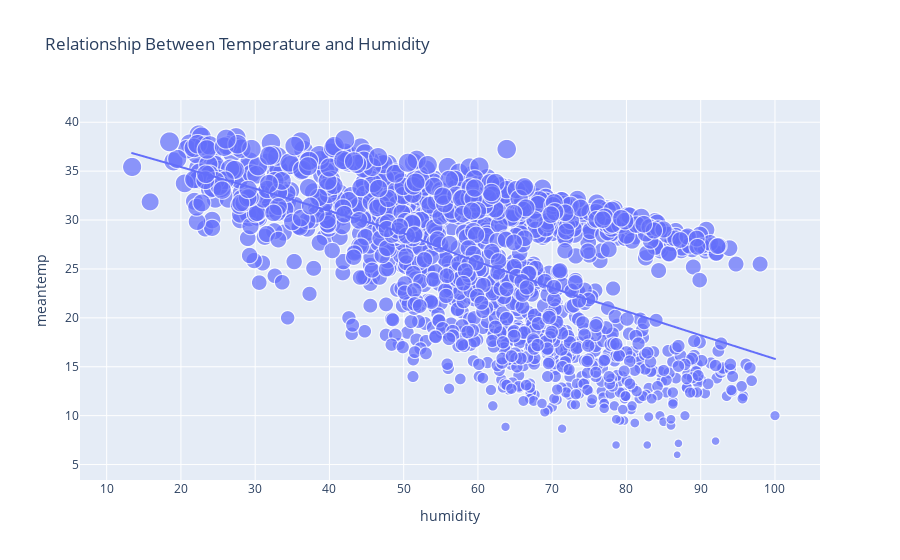

Notebook code for this chart:
### Code cell
figure = px.scatter(data_frame = data_train, x="humidity", y="meantemp", size="meantemp", trendline="lowess", title = "Relationship Between Temperature and Humidity")
figure.show()

### Figure 1 — Plotly figure (JSON) as saved in the notebook; plotly's stock layout.template omitted (floating-point values rounded to 4 significant figures; data arrays with more than 128 entries replaced by an {"elided": "..."} marker saying what was removed)
{"data": [{"hovertemplate": "humidity=%{x}<br>meantemp=%{marker.size}<extra></extra>", "legendgroup": "", "marker": {"color": "#636efa", "size": {"elided": "1462 float values"}, "sizemode": "area", "sizeref": 0.09679, "symbol": "circle"}, "mode": "markers", "name": "", "showlegend": false, "type": "scattergl", "x": {"elided": "1462 float values"}, "xaxis": "x", "y": {"elided": "1462 float values"}, "yaxis": "y"}, {"hovertemplate": "<b>LOWESS trendline</b><br><br>humidity=%{x}<br>meantemp=%{y} <b>(trend)</b><extra></extra>", "legendgroup": "", "marker": {"color": "#636efa", "symbol": "circle"}, "mode": "lines", "name": "", "showlegend": false, "type": "scattergl", "x": {"elided": "1462 float values"}, "xaxis": "x", "y": {"elided": "1462 float values"}, "yaxis": "y"}], "layout": {"legend": {"itemsizing": "constant", "tracegroupgap": 0}, "title": {"text": "Relationship Between Temperature and Humidity"}, "xaxis": {"anchor": "y", "domain": [0, 1], "title": {"text": "humidity"}}, "yaxis": {"anchor": "x", "domain": [0, 1], "title": {"text": "meantemp"}}}}
